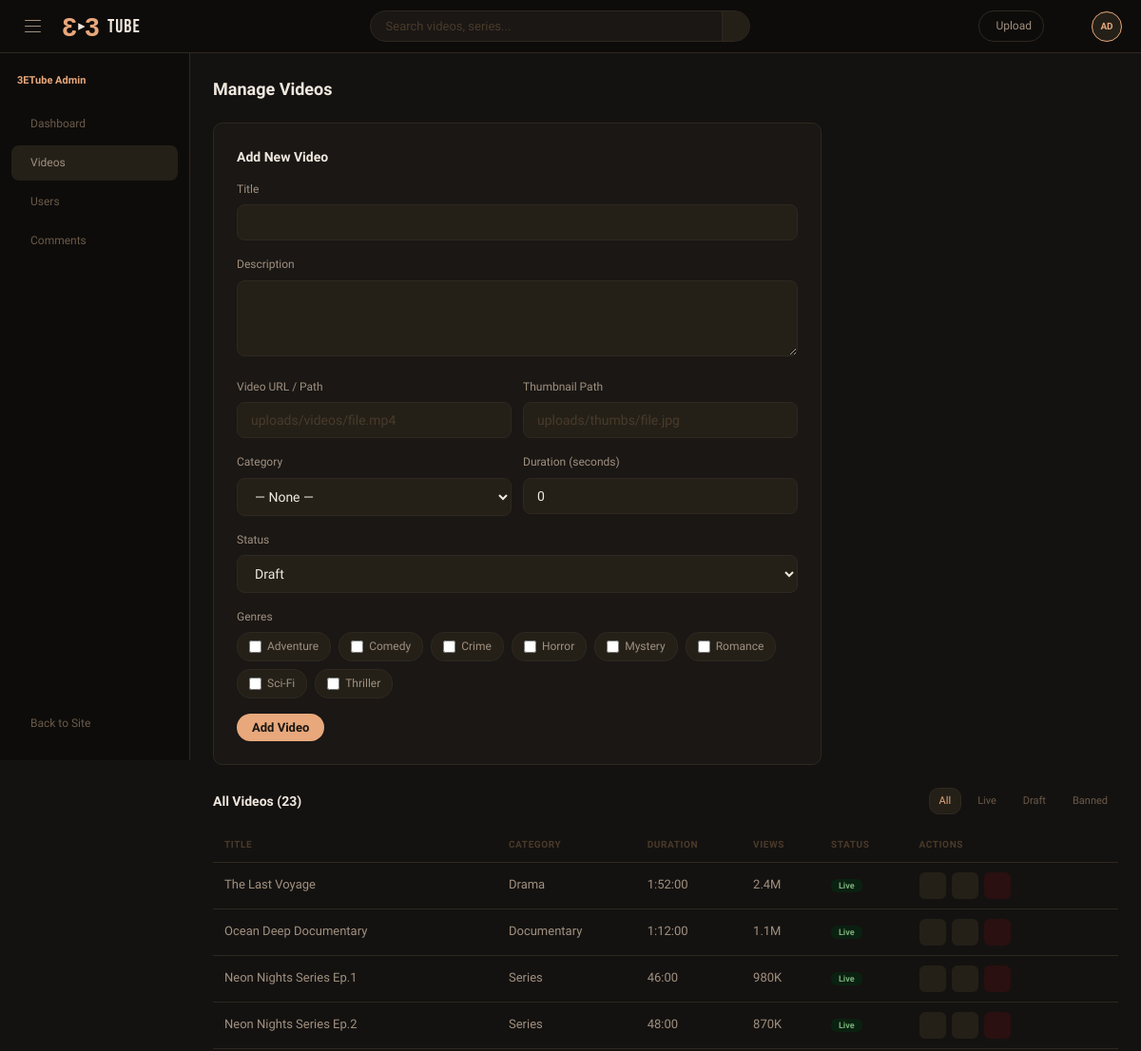
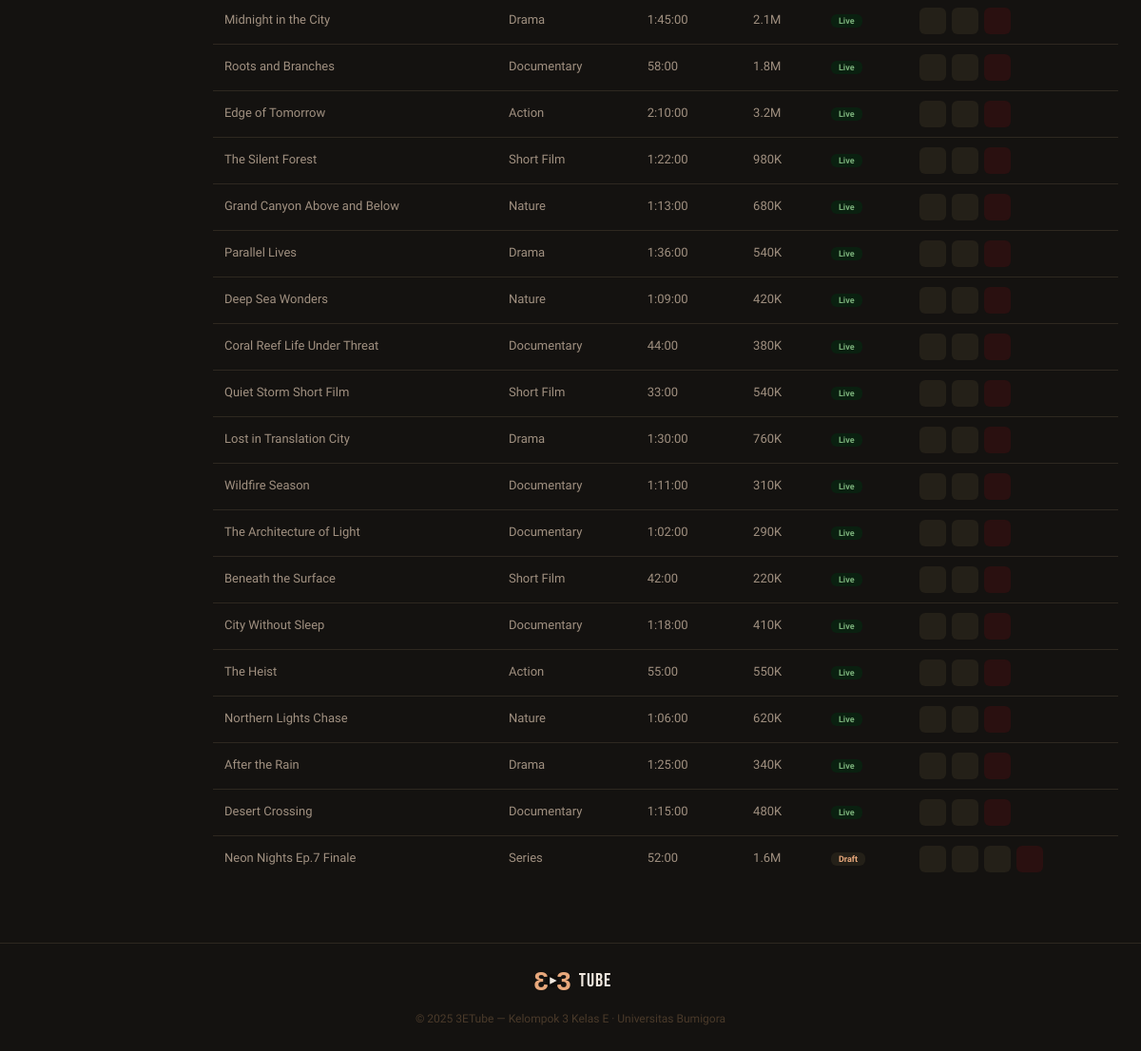
/admin/videos.php (signed in), run on the app's committed database (2 pictures, top to bottom).
### tables this page shows
CREATE TABLE `users` (
  `id`         INT AUTO_INCREMENT PRIMARY KEY,
  `username`   VARCHAR(50)  NOT NULL UNIQUE,
  `email`      VARCHAR(100) NOT NULL UNIQUE,
  `password`   VARCHAR(255) NOT NULL,
  `full_name`  VARCHAR(100) DEFAULT NULL,
  `avatar`     VARCHAR(255) DEFAULT NULL,
  `bio`        TEXT         DEFAULT NULL,
  `role`       ENUM('user','admin') DEFAULT 'user',
  `is_active`  TINYINT(1) DEFAULT 1,
  `created_at` TIMESTAMP DEFAULT CURRENT_TIMESTAMP,
  `updated_at` TIMESTAMP DEFAULT CURRENT_TIMESTAMP ON UPDATE CURRENT_TIMESTAMP
);

CREATE TABLE `genres` (
  `id`   INT AUTO_INCREMENT PRIMARY KEY,
  `name` VARCHAR(50) NOT NULL UNIQUE,
  `slug` VARCHAR(60) NOT NULL UNIQUE
);

CREATE TABLE `videos` (
  `id`           INT AUTO_INCREMENT PRIMARY KEY,
  `title`        VARCHAR(200) NOT NULL,
  `slug`         VARCHAR(220) NOT NULL UNIQUE,
  `description`  TEXT DEFAULT NULL,
  `video_url`    VARCHAR(255) NOT NULL,
  `thumbnail`    VARCHAR(255) DEFAULT NULL,
  `duration_sec` INT NOT NULL DEFAULT 0,
  `category_id`  INT DEFAULT NULL,
  `views`        INT DEFAULT 0,
  `status`       ENUM('live','draft','banned') DEFAULT 'draft',
  `uploaded_by`  INT DEFAULT NULL,
  `created_at`   TIMESTAMP DEFAULT CURRENT_TIMESTAMP,
  `updated_at`   TIMESTAMP DEFAULT CURRENT_TIMESTAMP ON UPDATE CURRENT_TIMESTAMP,
  FOREIGN KEY (`category_id`) REFERENCES `categories`(`id`) ON DELETE SET NULL,
  FOREIGN KEY (`uploaded_by`) REFERENCES `users`(`id`) ON DELETE SET NULL
);

CREATE TABLE `categories` (
  `id`   INT AUTO_INCREMENT PRIMARY KEY,
  `name` VARCHAR(50) NOT NULL UNIQUE,
  `slug` VARCHAR(60) NOT NULL UNIQUE
);

### includes/config.php (called while the page is built, shortened)
<?php
function getDB(): PDO {
    static $pdo = null;
    if ($pdo === null) {
        try {
            $dsn = 'mysql:host=' . DB_HOST . ';dbname=' . DB_NAME . ';charset=utf8mb4';
            $pdo = new PDO($dsn, DB_USER, DB_PASS, [
                PDO::ATTR_ERRMODE            => PDO::ERRMODE_EXCEPTION,
                PDO::ATTR_DEFAULT_FETCH_MODE => PDO::FETCH_ASSOC,
                PDO::ATTR_EMULATE_PREPARES   => false,
            ]);
        } catch (PDOException $e) {
            die('<div style="font-family:sans-serif;padding:40px;color:#c00"><h2>Database connection failed</h2><p>' . htmlspecialchars($e->getMessage()) . '</p><p>Pastikan database <b>3etube</b> sudah dibuat dan diimport di phpMyAdmin.</p></div>');
        }
    }
    return $pdo;
}
function isLoggedIn(): bool {
    return isset($_SESSION['user_id']);
}
function currentUser(): ?array {
    static $user = null;
    if ($user === null) {
        $db   = getDB();
        $stmt = $db->prepare('SELECT * FROM users WHERE id = ?');
        $stmt->execute([$_SESSION['user_id']]);
        $user = $stmt->fetch() ?: null;
    }
    return $user;
}
function formatViews(int $n): string {
    if ($n >= 1_000_000) return round($n / 1_000_000, 1) . 'M';
    if ($n >= 1_000)     return round($n / 1_000, 1) . 'K';
    return (string)$n;
}
function formatDuration(int $sec): string {
    $h = intdiv($sec, 3600);
    $m = intdiv($sec % 3600, 60);
    $s = $sec % 60;
    return $h > 0 ? sprintf('%d:%02d:%02d', $h, $m, $s) : sprintf('%d:%02d', $m, $s);
}
function e(?string $s): string {
    return htmlspecialchars($s ?? '', ENT_QUOTES, 'UTF-8');
}

### admin/videos.php (the view, shortened to what this page needs)
<?php
require_once '../includes/config.php';
$db = getDB();
$genres     = $db->query('SELECT * FROM genres ORDER BY name')->fetchAll();
$editVideo = null;
$editGenreIds = [];
$statusFilter = $_GET['status'] ?? '';
$sql = "SELECT v.*, c.name AS cat FROM videos v LEFT JOIN categories c ON c.id = v.category_id";
$params = [];
$sql .= " ORDER BY v.created_at DESC";
$stmt = $db->prepare($sql);
$stmt->execute($params);
$videos = $stmt->fetchAll();
require_once '../includes/header.php';
?>
<div class="admin-layout">
  <?php include '_sidebar.php'; ?>
  <div class="admin-content">
    <div class="admin-title">Manage Videos</div>
    <div class="admin-form-card" style="margin-bottom:24px">
      <h3 style="font-size:14px;color:var(--cream);margin-bottom:14px"><?= $editVideo ? 'Edit Video: ' . e($editVideo['title']) : 'Add New Video' ?></h3>
      <form method="POST">
        <div class="form-group"><label class="form-label">Title</label><input class="form-input" type="text" name="title" required value="<?= e($editVideo['title'] ?? '') ?>"/></div>
        <div class="form-group"><label class="form-label">Description</label><textarea class="form-input" name="description"><?= e($editVideo['description'] ?? '') ?></textarea></div>
        <div class="form-row-2">
          <div class="form-group"><label class="form-label">Video URL / Path</label><input class="form-input" type="text" name="video_url" required placeholder="uploads/videos/file.mp4" value="<?= e($editVideo['video_url'] ?? '') ?>"/></div>
          <div class="form-group"><label class="form-label">Thumbnail Path</label><input class="form-input" type="text" name="thumbnail" placeholder="uploads/thumbs/file.jpg" value="<?= e($editVideo['thumbnail'] ?? '') ?>"/></div>
        </div>
        <div class="form-row-2">
          <div class="form-group">
            <label class="form-label">Category</label>
            <select class="form-input" name="category_id">
              <option value="">— None —</option>
            </select>
          </div>
          <div class="form-group"><label class="form-label">Duration (seconds)</label><input class="form-input" type="number" name="duration_sec" min="0" value="<?= e((string)($editVideo['duration_sec'] ?? 0)) ?>"/></div>
        </div>
        <div class="form-group">
          <label class="form-label">Status</label>
          <select class="form-input" name="status">
            <option value="draft"  <?= ($editVideo['status']??'')==='draft'?'selected':'' ?>>Draft</option>
          </select>
        </div>
        <div class="form-group">
          <label class="form-label">Genres</label>
          <div class="genre-checks">
            <?php foreach ($genres as $g): ?>
            <label class="gc-label"><input type="checkbox" name="genres[]" value="<?= $g['id'] ?>" <?= in_array($g['id'],$editGenreIds)?'checked':'' ?>/> <?= e($g['name']) ?></label>
            <?php endforeach; ?>
          </div>
        </div>
        <button type="submit" class="btn-primary"><?= $editVideo ? 'Update Video' : 'Add Video' ?></button>
      </form>
    </div>
    <div class="add-row">
      <h3>All Videos (<?= count($videos) ?>)</h3>
      <div class="tabs" style="margin-left:0">
        <a href="videos.php" class="tab <?= !$statusFilter?'active':'' ?>">All</a>
        <a href="videos.php?status=live" class="tab <?= $statusFilter==='live'?'active':'' ?>">Live</a>
        <a href="videos.php?status=draft" class="tab <?= $statusFilter==='draft'?'active':'' ?>">Draft</a>
        <a href="videos.php?status=banned" class="tab <?= $statusFilter==='banned'?'active':'' ?>">Banned</a>
      </div>
    </div>
    <table class="data-table">
      <thead><tr><th>Title</th><th>Category</th><th>Duration</th><th>Views</th><th>Status</th><th>Actions</th></tr></thead>
      <tbody>
      <?php foreach ($videos as $v): ?>
        <tr>
          <td><?= e($v['title']) ?></td>
          <td><?= e($v['cat'] ?? '—') ?></td>
          <td><?= formatDuration($v['duration_sec']) ?></td>
          <td><?= formatViews($v['views']) ?></td>
          <td>
            <?php if ($v['status']==='live'): ?><span class="status-live">Live</span>
            <?php elseif ($v['status']==='draft'): ?><span class="status-draft">Draft</span>
            <?php else: ?><span class="status-banned">Banned</span><?php endif; ?>
          </td>
          <td>
            <div class="tbl-acts">
              <a href="../watch.php?id=<?= $v['id'] ?>" target="_blank" title="View"><i class="ti ti-eye"></i></a>
              <?php if ($v['status']==='draft'): ?><a href="videos.php?approve=<?= $v['id'] ?>" title="Approve & Publish"><i class="ti ti-check"></i></a><?php endif; ?>
              <a href="videos.php?edit=<?= $v['id'] ?>" title="Edit"><i class="ti ti-edit"></i></a>
              <a href="videos.php?delete=<?= $v['id'] ?>" class="del" title="Delete" onclick="return confirm('Hapus video ini?')"><i class="ti ti-trash"></i></a>
            </div>
          </td>
        </tr>
      <?php endforeach; ?>
      </tbody>
    </table>
  </div>
</div>
<?php require_once '../includes/footer.php'; ?>

### includes/header.php (shortened to what this page needs)
<?php
require_once __DIR__ . '/config.php';
$user = currentUser();
?>
<!DOCTYPE html>
<html lang="id">
<head>
<link rel="stylesheet" href="<?= BASE_URL ?>/css/main.css"/>
<link rel="stylesheet" href="https://cdn.jsdelivr.net/npm/@tabler/icons-webfont@3.19.0/dist/tabler-icons.min.css"/>
</head>
<body>
<nav class="navbar" id="navbar">
  <div class="nav-left">
    <button class="hamburger" id="sidebarToggle" aria-label="Toggle category menu">
      <span></span><span></span><span></span>
    </button>
    <a href="<?= BASE_URL ?>/index.php" class="logo-link">
      <svg class="logo-svg" viewBox="0 0 52 32" fill="none" xmlns="http://www.w3.org/2000/svg" aria-label="3ETube logo">
        <text x="13" y="27" font-family="Arial Black,Arial" font-weight="900" font-size="30"
              fill="#e8a87c" text-anchor="middle" transform="matrix(-1,0,0,1,26,0)">3</text>
        <text x="39" y="27" font-family="Arial Black,Arial" font-weight="900" font-size="30"
              fill="#e8a87c" text-anchor="middle">3</text>
      </svg>
      <span class="logo-word">Tube</span>
    </a>
  </div>
  <div class="nav-center">
    <form class="search-wrap" action="<?= BASE_URL ?>/search.php" method="GET">
      <input type="text" name="q" placeholder="Search videos, series..." value="<?= e($_GET['q'] ?? '') ?>"/>
      <button type="submit" class="search-btn" aria-label="Search"><i class="ti ti-search"></i></button>
    </form>
  </div>
  <div class="nav-right">
    <?php if (isLoggedIn()): ?>
      <a href="<?= BASE_URL ?>/upload.php" class="upload-btn"><i class="ti ti-plus"></i> Upload</a>
      <div class="ib notif-wrap" id="notifBtn">
      </div>
      <div class="nav-avatar" id="avatarBtn">
        <?= strtoupper(substr($user['username'], 0, 2)) ?>
      </div>
    <?php else: ?>
      <a href="<?= BASE_URL ?>/login.php"    class="btn-ghost">Sign In</a>
      <a href="<?= BASE_URL ?>/register.php" class="btn-primary">Join Free</a>
    <?php endif; ?>
  </div>
</nav>

### data on the page
users: username "AD"
genres: name "Adventure"
genres: name "Comedy"
genres: name "Crime"
genres: name "Horror"
genres: name "Mystery"
genres: name "Romance"
genres: name "Sci-Fi"
genres: name "Thriller"
videos: title "The Last Voyage", category.name "Drama", duration_sec "1:52:00", views "2.4M", status "Live"
videos: title "Ocean Deep Documentary", category.name "Documentary", duration_sec "1:12:00", views "1.1M", status "Live"
videos: title "Neon Nights Series Ep.1", category.name "Series", duration_sec "46:00", views "980K", status "Live"
videos: title "Neon Nights Series Ep.2", category.name "Series", duration_sec "48:00", views "870K", status "Live"
videos: title "Midnight in the City", category.name "Drama", duration_sec "1:45:00", views "2.1M", status "Live"
videos: title "Roots and Branches", category.name "Documentary", duration_sec "58:00", views "1.8M", status "Live"
videos: title "Edge of Tomorrow", category.name "Action", duration_sec "2:10:00", views "3.2M", status "Live"
videos: title "The Silent Forest", category.name "Short Film", duration_sec "1:22:00", views "980K", status "Live"
videos: title "Grand Canyon Above and Below", category.name "Nature", duration_sec "1:13:00", views "680K", status "Live"
videos: title "Parallel Lives", category.name "Drama", duration_sec "1:36:00", views "540K", status "Live"
videos: title "Deep Sea Wonders", category.name "Nature", duration_sec "1:09:00", views "420K", status "Live"
videos: title "Coral Reef Life Under Threat", category.name "Documentary", duration_sec "44:00", views "380K", status "Live"
videos: title "Quiet Storm Short Film", category.name "Short Film", duration_sec "33:00", views "540K", status "Live"
videos: title "Lost in Translation City", category.name "Drama", duration_sec "1:30:00", views "760K", status "Live"
videos: title "Wildfire Season", category.name "Documentary", duration_sec "1:11:00", views "310K", status "Live"
videos: title "The Architecture of Light", category.name "Documentary", duration_sec "1:02:00", views "290K", status "Live"
videos: title "Beneath the Surface", category.name "Short Film", duration_sec "42:00", views "220K", status "Live"
videos: title "City Without Sleep", category.name "Documentary", duration_sec "1:18:00", views "410K", status "Live"
videos: title "The Heist", category.name "Action", duration_sec "55:00", views "550K", status "Live"
videos: title "Northern Lights Chase", category.name "Nature", duration_sec "1:06:00", views "620K", status "Live"
videos: title "After the Rain", category.name "Drama", duration_sec "1:25:00", views "340K", status "Live"
videos: title "Desert Crossing", category.name "Documentary", duration_sec "1:15:00", views "480K", status "Live"
videos: title "Neon Nights Ep.7 Finale", category.name "Series", duration_sec "52:00", views "1.6M", status "Draft"

### other printed values
count($videos) "23"
